Frame 1 (no input): blank canvas, image omitted
Frame 60 (the mouse pressed at the canvas centre just before this capture): blank canvas, image omitted
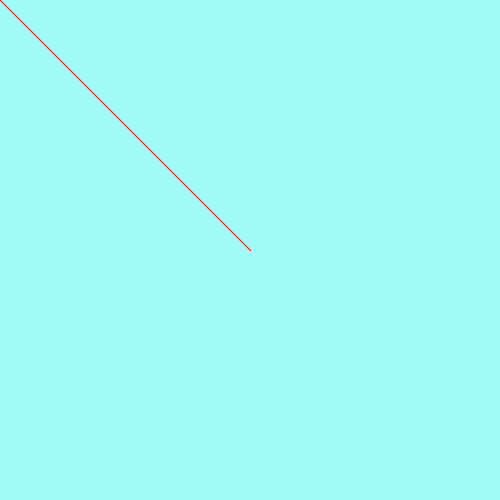
Frame 120 (the mouse held since frame 60 and released just before this capture)

The Processing sketch whose frames 1 and 60 were blank and that drew this single picture after the mouse press (run headless with seeded random() and noise(); from frame 60 on, the mouse is pressed at the canvas centre):

// Processing sketch: week01_5
// ── week01_5.pde
void setup(){
  size(500, 500);
  background(#9FFAF8);
  stroke(255,0,0);
}
void draw(){
  if(mousePressed)
  {
    line(mouseX,mouseY, pmouseX,pmouseY);
  }
}
void keyPressed(){
  if( key == '1') stroke(#000AFC);
  if( key == '2') stroke(#8B8FF2);
  if( key == '3') stroke(#98FFB8);
  if( key == '4') stroke(#FFF598);
}
